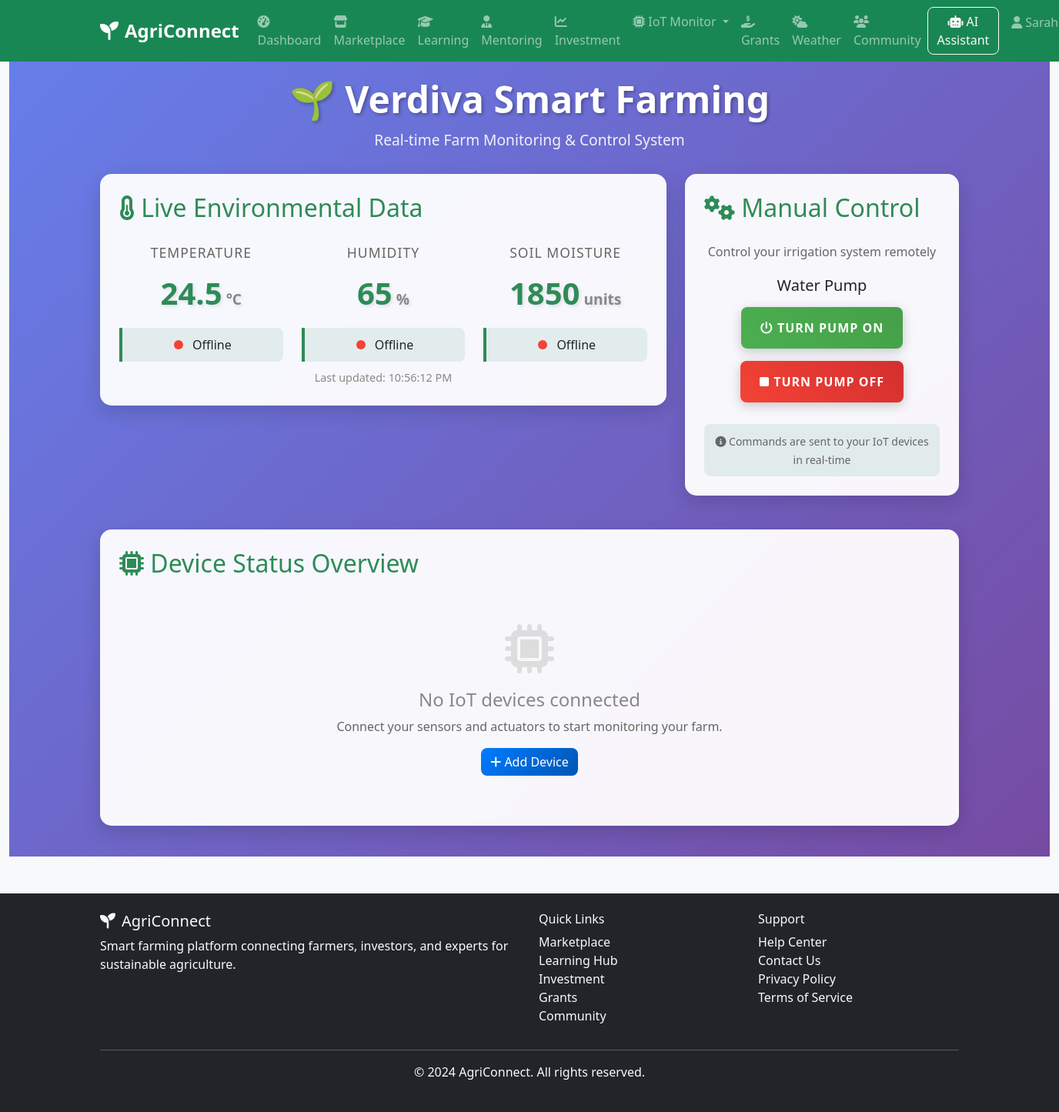
Page /iot/monitoring (signed in) on the earlier database version.
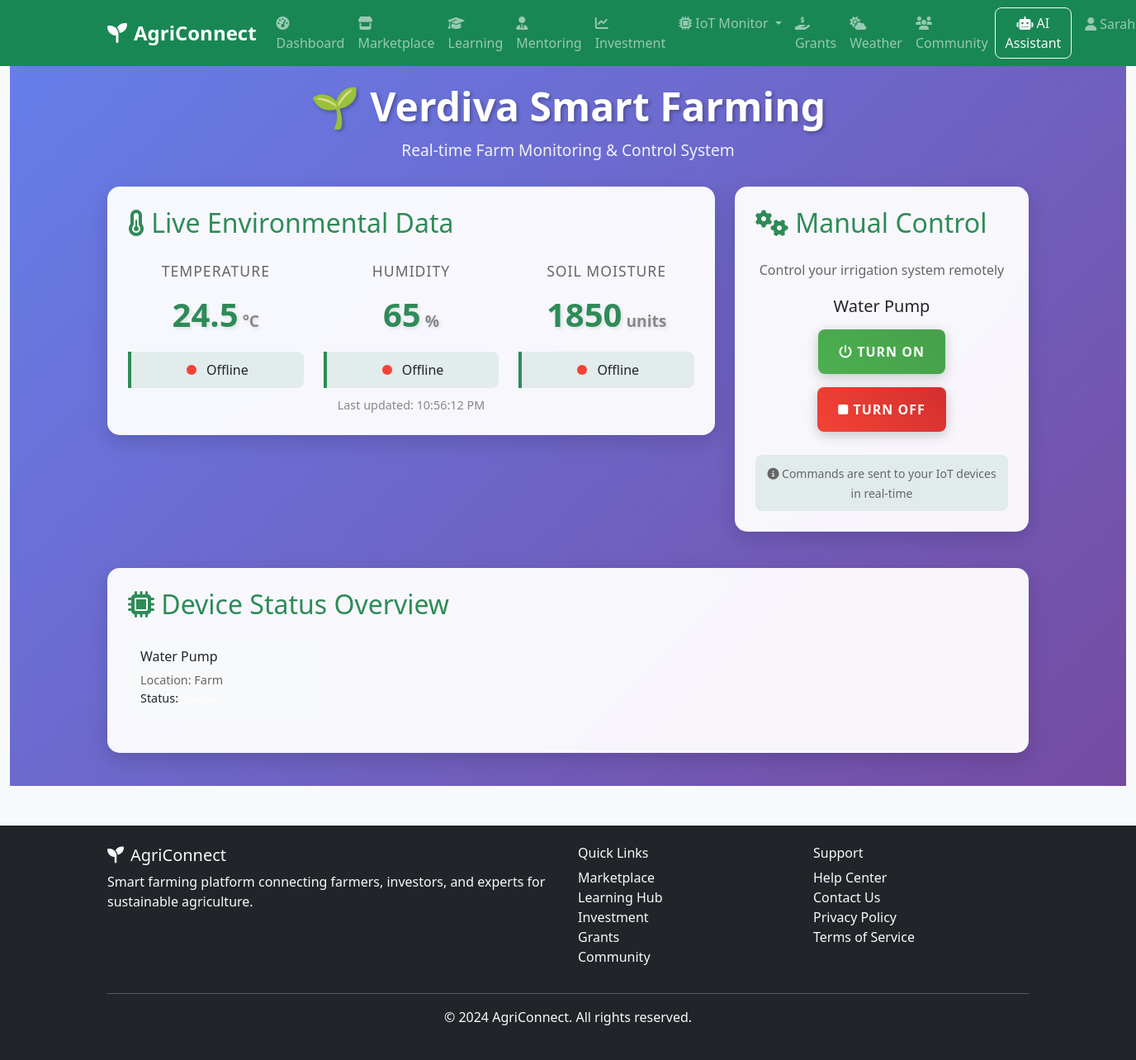
Same page on the later database version.
### app/models/iot.py (models this page shows, shortened)
class IoTDevice(db.Model):
    __tablename__ = 'iot_devices'
    id = db.Column(db.Integer, primary_key=True)
    name = db.Column(db.String(100), nullable=False)
    device_type = db.Column(db.Enum('sensor', 'actuator', 'gateway', 'camera'), nullable=False)
    sensor_type = db.Column(db.Enum('temperature', 'humidity', 'soil_moisture', 'light', 'ph', 'nutrient', 'camera', 'other'), nullable=True)
    location = db.Column(db.String(100), nullable=False)
    latitude = db.Column(db.Float)
    longitude = db.Column(db.Float)
    mac_address = db.Column(db.String(17), unique=True)
    ip_address = db.Column(db.String(15))
    is_online = db.Column(db.Boolean, default=False)
    last_seen = db.Column(db.DateTime)
    battery_level = db.Column(db.Integer)  # 0-100
    firmware_version = db.Column(db.String(20))
    created_at = db.Column(db.DateTime, default=datetime.utcnow)
    updated_at = db.Column(db.DateTime, default=datetime.utcnow, onupdate=datetime.utcnow)
    owner_id = db.Column(db.Integer, db.ForeignKey('users.id'), nullable=False)
    data_points = db.relationship('IoTData', backref='device', lazy='dynamic', cascade='all, delete-orphan')
    alerts = db.relationship('IoTAlert', backref='device', lazy='dynamic', cascade='all, delete-orphan')

### app/routes/iot.py (the view)
@iot_bp.route('/monitoring')
@login_required
def monitoring():
    temp_device = IoTDevice.query.filter_by(
        owner_id=current_user.id,
        sensor_type='temperature'
    ).first()
    humidity_device = IoTDevice.query.filter_by(
        owner_id=current_user.id,
        sensor_type='humidity'
    ).first()
    soil_device = IoTDevice.query.filter_by(
        owner_id=current_user.id,
        sensor_type='soil_moisture'
    ).first()
    latest_data = {
        'temp': 0,
        'humidity': 0,
        'soil': 0
    }
    if temp_device:
        temp_reading = temp_device.get_latest_data()
        if temp_reading:
            latest_data['temp'] = temp_reading.value
    if humidity_device:
        humidity_reading = humidity_device.get_latest_data()
        if humidity_reading:
            latest_data['humidity'] = humidity_reading.value
    if soil_device:
        soil_reading = soil_device.get_latest_data()
        if soil_reading:
            latest_data['soil'] = soil_reading.value
    actuators = IoTDevice.query.filter_by(
        owner_id=current_user.id,
        device_type='actuator'
    ).all()
    return render_template('iot/monitoring.html',
                         latest_data=latest_data,
                         actuators=actuators,
                         temp_device=temp_device,
                         humidity_device=humidity_device,
                         soil_device=soil_device)

### app/models/user.py (called while the page is built)
    def get_full_name(self):
        return f"{self.first_name} {self.last_name}"

### app/templates/iot/monitoring.html (shortened to what the changed rows need)
{% extends "base.html" %}
{% block content %}
<div class="verdiva-dashboard">
    <div class="container">
        <div class="verdiva-header">
            <h1 class="verdiva-title">🌱 Verdiva Smart Farming</h1>
        </div>
        <div class="row">
            <div class="col-lg-8">
                <div class="monitoring-card">
                    <h2 style="color: #2e8b57; margin-bottom: 25px;">
                        <i class="fas fa-thermometer-half"></i> Live Environmental Data
                    </h2>
                </div>
            </div>
            <div class="col-lg-4">
                <div class="monitoring-card">
                    <h2 style="color: #2e8b57; margin-bottom: 25px;">
                        <i class="fas fa-cogs"></i> Manual Control
                    </h2>
                    <div class="text-center">
                        {% if actuators %}
                            {% for actuator in actuators %}
                                <div style="margin-bottom: 20px;">
                                    <h5>{{ actuator.name }}</h5>
                                    <button onclick="sendCommand('pump_on', '{{ actuator.id }}')"
                                            class="control-button btn-pump-on">
                                        <i class="fas fa-power-off"></i> Turn ON
                                    </button>
                                    <button onclick="sendCommand('pump_off', '{{ actuator.id }}')"
                                            class="control-button btn-pump-off">
                                        <i class="fas fa-stop"></i> Turn OFF
                                    </button>
                                </div>
                            {% endfor %}
                        {% else %}
                            <div style="margin-bottom: 20px;">
                                <h5>Water Pump</h5>
                                <button onclick="sendCommand('pump_on')"
                                        class="control-button btn-pump-on">
                                    <i class="fas fa-power-off"></i> Turn Pump ON
                                </button>
                                <button onclick="sendCommand('pump_off')"
                                        class="control-button btn-pump-off">
                                    <i class="fas fa-stop"></i> Turn Pump OFF
                                </button>
                            </div>
                        {% endif %}
                    </div>
                </div>
            </div>
        </div>
        <div class="row mt-4">
            <div class="col-12">
                <div class="monitoring-card">
                    <h2 style="color: #2e8b57; margin-bottom: 20px;">
                        <i class="fas fa-microchip"></i> Device Status Overview
                    </h2>
                    {% if temp_device or humidity_device or soil_device or actuators %}
                        <div class="row">
                            {% for actuator in actuators %}
                                <div class="col-md-3">
                                    <div class="device-card" style="padding: 15px; background: #f8f9fa; border-radius: 8px; margin-bottom: 15px;">
                                        <h6>{{ actuator.name }}</h6>
                                        <p style="margin: 0; font-size: 0.9rem; color: #666;">
                                            Location: {{ actuator.location }}
                                        </p>
                                        <p style="margin: 0; font-size: 0.9rem;">
                                            Status:
                                            <span class="badge {{ 'badge-success' if actuator.is_online else 'badge-danger' }}">
                                            </span>
                                        </p>
                                    </div>
                                </div>
                            {% endfor %}
                        </div>
                    {% else %}
                        <div class="text-center" style="padding: 40px;">
                            <i class="fas fa-microchip" style="font-size: 4rem; color: #ddd; margin-bottom: 20px;"></i>
                            <h4 style="color: #888;">No IoT devices connected</h4>
                            <p style="color: #666;">Connect your sensors and actuators to start monitoring your farm.</p>
                            <a href="{{ url_for('iot.devices') }}" class="btn btn-primary">
                                <i class="fas fa-plus"></i> Add Device
                            </a>
                        </div>
                    {% endif %}
                </div>
            </div>
        </div>
    </div>
</div>
{% endblock %}

Differences in the rows shown:
added IoTDevice: name "Water Pump", location "Farm"
Other differences:
text no longer shown: "Water Pump TURN PUMP ON TURN PUMP OFF No IoT devices connected Connect your sensors and actuators to start monitoring your farm. Add Device"
